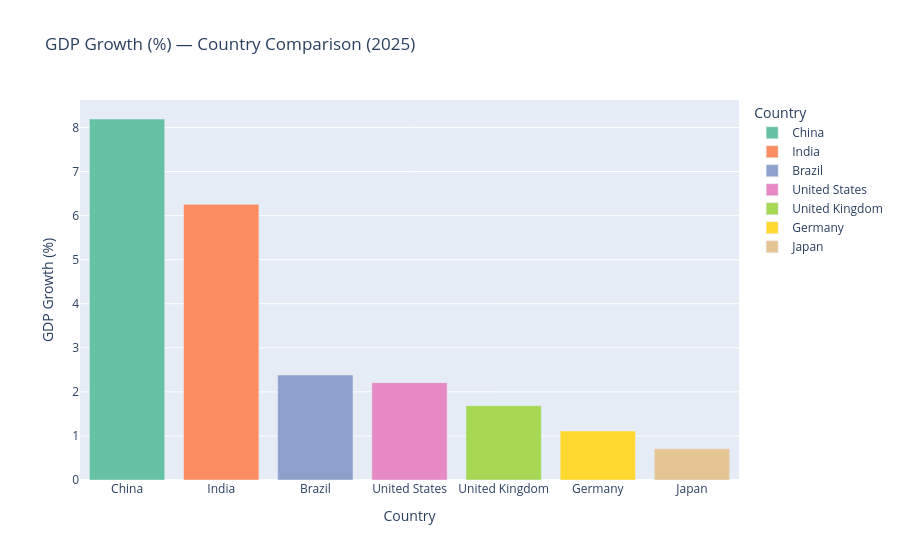
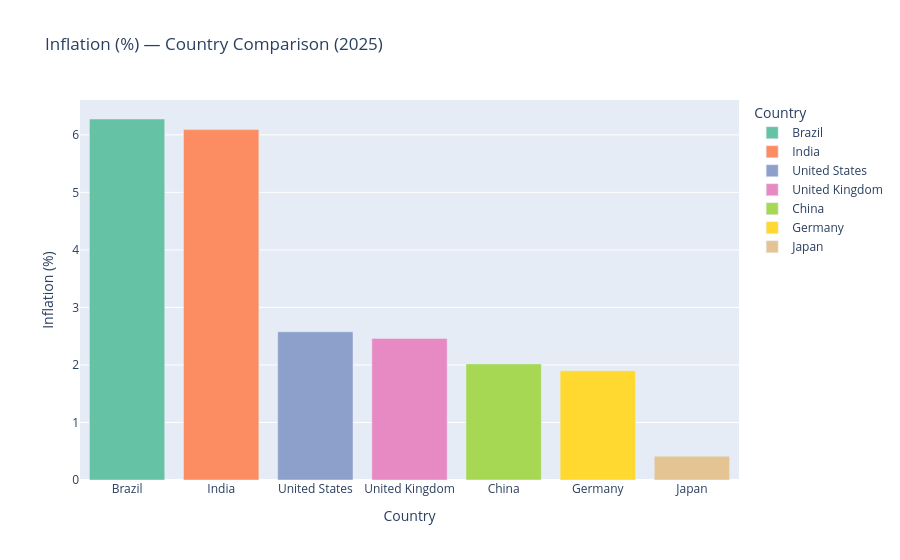
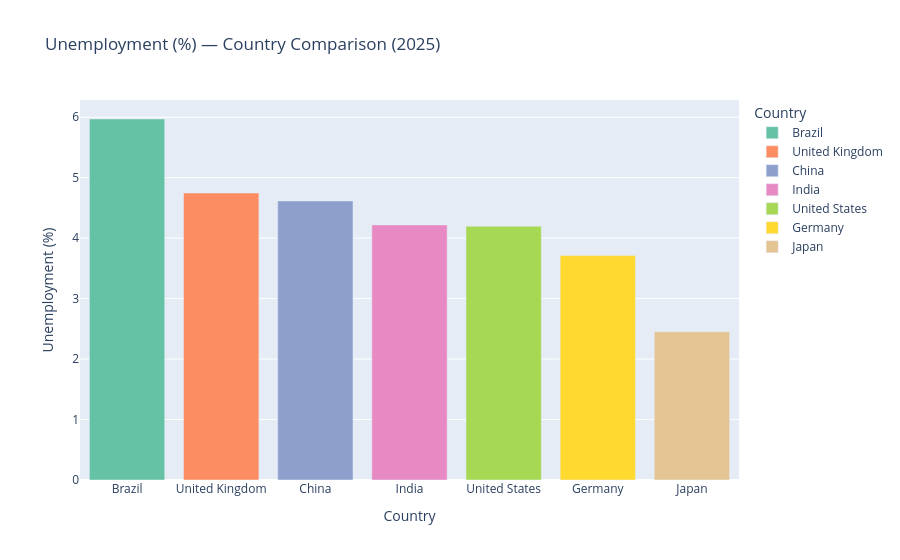

The code cell stored with these charts, in order, in its notebook:
### Markdown cell above
## 6. Cross-country Comparison — Bar Charts

### Code cell
# Cross-country Comparison
# Use 2025 for latest available comparison
latest = data_clean[data_clean['year'] == 2025]

for ind in indicators:
    fig = px.bar(
        latest.sort_values(ind, ascending=False),
        x='economy', y=ind,
        title=f'{ind} — Country Comparison (2025)',
        labels={'economy': 'Country'},
        color='economy',
        color_discrete_sequence=px.colors.qualitative.Set2
    )
    fig.show()

### Figure 1 — Plotly figure (JSON) as saved in the notebook; plotly's stock layout.template omitted (floating-point values rounded to 4 significant figures)
{"data": [{"hovertemplate": "Country=%{x}<br>GDP Growth (%)=%{y}<extra></extra>", "legendgroup": "China", "marker": {"color": "rgb(102,194,165)", "pattern": {"shape": ""}}, "name": "China", "orientation": "v", "showlegend": true, "textposition": "auto", "type": "bar", "x": ["China"], "xaxis": "x", "y": [8.192], "yaxis": "y"}, {"hovertemplate": "Country=%{x}<br>GDP Growth (%)=%{y}<extra></extra>", "legendgroup": "India", "marker": {"color": "rgb(252,141,98)", "pattern": {"shape": ""}}, "name": "India", "orientation": "v", "showlegend": true, "textposition": "auto", "type": "bar", "x": ["India"], "xaxis": "x", "y": [6.257], "yaxis": "y"}, {"hovertemplate": "Country=%{x}<br>GDP Growth (%)=%{y}<extra></extra>", "legendgroup": "Brazil", "marker": {"color": "rgb(141,160,203)", "pattern": {"shape": ""}}, "name": "Brazil", "orientation": "v", "showlegend": true, "textposition": "auto", "type": "bar", "x": ["Brazil"], "xaxis": "x", "y": [2.381], "yaxis": "y"}, {"hovertemplate": "Country=%{x}<br>GDP Growth (%)=%{y}<extra></extra>", "legendgroup": "United States", "marker": {"color": "rgb(231,138,195)", "pattern": {"shape": ""}}, "name": "United States", "orientation": "v", "showlegend": true, "textposition": "auto", "type": "bar", "x": ["United States"], "xaxis": "x", "y": [2.209], "yaxis": "y"}, {"hovertemplate": "Country=%{x}<br>GDP Growth (%)=%{y}<extra></extra>", "legendgroup": "United Kingdom", "marker": {"color": "rgb(166,216,84)", "pattern": {"shape": ""}}, "name": "United Kingdom", "orientation": "v", "showlegend": true, "textposition": "auto", "type": "bar", "x": ["United Kingdom"], "xaxis": "x", "y": [1.687], "yaxis": "y"}, {"hovertemplate": "Country=%{x}<br>GDP Growth (%)=%{y}<extra></extra>", "legendgroup": "Germany", "marker": {"color": "rgb(255,217,47)", "pattern": {"shape": ""}}, "name": "Germany", "orientation": "v", "showlegend": true, "textposition": "auto", "type": "bar", "x": ["Germany"], "xaxis": "x", "y": [1.114], "yaxis": "y"}, {"hovertemplate": "Country=%{x}<br>GDP Growth (%)=%{y}<extra></extra>", "legendgroup": "Japan", "marker": {"color": "rgb(229,196,148)", "pattern": {"shape": ""}}, "name": "Japan", "orientation": "v", "showlegend": true, "textposition": "auto", "type": "bar", "x": ["Japan"], "xaxis": "x", "y": [0.7094], "yaxis": "y"}], "layout": {"barmode": "relative", "legend": {"title": {"text": "Country"}, "tracegroupgap": 0}, "title": {"text": "GDP Growth (%) — Country Comparison (2025)"}, "xaxis": {"anchor": "y", "categoryarray": ["China", "India", "Brazil", "United States", "United Kingdom", "Germany", "Japan"], "categoryorder": "array", "domain": [0, 1], "title": {"text": "Country"}}, "yaxis": {"anchor": "x", "domain": [0, 1], "title": {"text": "GDP Growth (%)"}}}}

### Figure 2 — Plotly figure (JSON) as saved in the notebook; plotly's stock layout.template omitted (floating-point values rounded to 4 significant figures)
{"data": [{"hovertemplate": "Country=%{x}<br>Inflation (%)=%{y}<extra></extra>", "legendgroup": "Brazil", "marker": {"color": "rgb(102,194,165)", "pattern": {"shape": ""}}, "name": "Brazil", "orientation": "v", "showlegend": true, "textposition": "auto", "type": "bar", "x": ["Brazil"], "xaxis": "x", "y": [6.276], "yaxis": "y"}, {"hovertemplate": "Country=%{x}<br>Inflation (%)=%{y}<extra></extra>", "legendgroup": "India", "marker": {"color": "rgb(252,141,98)", "pattern": {"shape": ""}}, "name": "India", "orientation": "v", "showlegend": true, "textposition": "auto", "type": "bar", "x": ["India"], "xaxis": "x", "y": [6.091], "yaxis": "y"}, {"hovertemplate": "Country=%{x}<br>Inflation (%)=%{y}<extra></extra>", "legendgroup": "United States", "marker": {"color": "rgb(141,160,203)", "pattern": {"shape": ""}}, "name": "United States", "orientation": "v", "showlegend": true, "textposition": "auto", "type": "bar", "x": ["United States"], "xaxis": "x", "y": [2.576], "yaxis": "y"}, {"hovertemplate": "Country=%{x}<br>Inflation (%)=%{y}<extra></extra>", "legendgroup": "United Kingdom", "marker": {"color": "rgb(231,138,195)", "pattern": {"shape": ""}}, "name": "United Kingdom", "orientation": "v", "showlegend": true, "textposition": "auto", "type": "bar", "x": ["United Kingdom"], "xaxis": "x", "y": [2.462], "yaxis": "y"}, {"hovertemplate": "Country=%{x}<br>Inflation (%)=%{y}<extra></extra>", "legendgroup": "China", "marker": {"color": "rgb(166,216,84)", "pattern": {"shape": ""}}, "name": "China", "orientation": "v", "showlegend": true, "textposition": "auto", "type": "bar", "x": ["China"], "xaxis": "x", "y": [2.018], "yaxis": "y"}, {"hovertemplate": "Country=%{x}<br>Inflation (%)=%{y}<extra></extra>", "legendgroup": "Germany", "marker": {"color": "rgb(255,217,47)", "pattern": {"shape": ""}}, "name": "Germany", "orientation": "v", "showlegend": true, "textposition": "auto", "type": "bar", "x": ["Germany"], "xaxis": "x", "y": [1.9], "yaxis": "y"}, {"hovertemplate": "Country=%{x}<br>Inflation (%)=%{y}<extra></extra>", "legendgroup": "Japan", "marker": {"color": "rgb(229,196,148)", "pattern": {"shape": ""}}, "name": "Japan", "orientation": "v", "showlegend": true, "textposition": "auto", "type": "bar", "x": ["Japan"], "xaxis": "x", "y": [0.4142], "yaxis": "y"}], "layout": {"barmode": "relative", "legend": {"title": {"text": "Country"}, "tracegroupgap": 0}, "title": {"text": "Inflation (%) — Country Comparison (2025)"}, "xaxis": {"anchor": "y", "categoryarray": ["Brazil", "India", "United States", "United Kingdom", "China", "Germany", "Japan"], "categoryorder": "array", "domain": [0, 1], "title": {"text": "Country"}}, "yaxis": {"anchor": "x", "domain": [0, 1], "title": {"text": "Inflation (%)"}}}}

### Figure 3 — Plotly figure (JSON) as saved in the notebook; plotly's stock layout.template omitted (floating-point values rounded to 4 significant figures)
{"data": [{"hovertemplate": "Country=%{x}<br>Unemployment (%)=%{y}<extra></extra>", "legendgroup": "Brazil", "marker": {"color": "rgb(102,194,165)", "pattern": {"shape": ""}}, "name": "Brazil", "orientation": "v", "showlegend": true, "textposition": "auto", "type": "bar", "x": ["Brazil"], "xaxis": "x", "y": [5.97], "yaxis": "y"}, {"hovertemplate": "Country=%{x}<br>Unemployment (%)=%{y}<extra></extra>", "legendgroup": "United Kingdom", "marker": {"color": "rgb(252,141,98)", "pattern": {"shape": ""}}, "name": "United Kingdom", "orientation": "v", "showlegend": true, "textposition": "auto", "type": "bar", "x": ["United Kingdom"], "xaxis": "x", "y": [4.746], "yaxis": "y"}, {"hovertemplate": "Country=%{x}<br>Unemployment (%)=%{y}<extra></extra>", "legendgroup": "China", "marker": {"color": "rgb(141,160,203)", "pattern": {"shape": ""}}, "name": "China", "orientation": "v", "showlegend": true, "textposition": "auto", "type": "bar", "x": ["China"], "xaxis": "x", "y": [4.615], "yaxis": "y"}, {"hovertemplate": "Country=%{x}<br>Unemployment (%)=%{y}<extra></extra>", "legendgroup": "India", "marker": {"color": "rgb(231,138,195)", "pattern": {"shape": ""}}, "name": "India", "orientation": "v", "showlegend": true, "textposition": "auto", "type": "bar", "x": ["India"], "xaxis": "x", "y": [4.219], "yaxis": "y"}, {"hovertemplate": "Country=%{x}<br>Unemployment (%)=%{y}<extra></extra>", "legendgroup": "United States", "marker": {"color": "rgb(166,216,84)", "pattern": {"shape": ""}}, "name": "United States", "orientation": "v", "showlegend": true, "textposition": "auto", "type": "bar", "x": ["United States"], "xaxis": "x", "y": [4.198], "yaxis": "y"}, {"hovertemplate": "Country=%{x}<br>Unemployment (%)=%{y}<extra></extra>", "legendgroup": "Germany", "marker": {"color": "rgb(255,217,47)", "pattern": {"shape": ""}}, "name": "Germany", "orientation": "v", "showlegend": true, "textposition": "auto", "type": "bar", "x": ["Germany"], "xaxis": "x", "y": [3.711], "yaxis": "y"}, {"hovertemplate": "Country=%{x}<br>Unemployment (%)=%{y}<extra></extra>", "legendgroup": "Japan", "marker": {"color": "rgb(229,196,148)", "pattern": {"shape": ""}}, "name": "Japan", "orientation": "v", "showlegend": true, "textposition": "auto", "type": "bar", "x": ["Japan"], "xaxis": "x", "y": [2.451], "yaxis": "y"}], "layout": {"barmode": "relative", "legend": {"title": {"text": "Country"}, "tracegroupgap": 0}, "title": {"text": "Unemployment (%) — Country Comparison (2025)"}, "xaxis": {"anchor": "y", "categoryarray": ["Brazil", "United Kingdom", "China", "India", "United States", "Germany", "Japan"], "categoryorder": "array", "domain": [0, 1], "title": {"text": "Country"}}, "yaxis": {"anchor": "x", "domain": [0, 1], "title": {"text": "Unemployment (%)"}}}}
